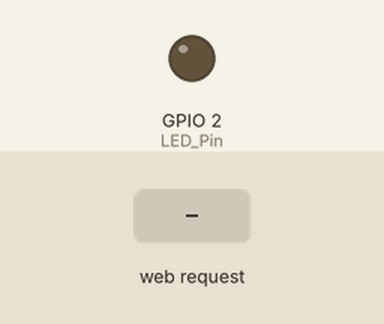
Simulated run of this sketch. Board: ESP8266 (NodeMCU). Shown: output pins drawn as LEDs (lit = HIGH). Inputs (shaded band) come from the test bench.

Above: at 1.2 s.
1.3 s: HTTP request GET /LEDON received
At 2.3 s:
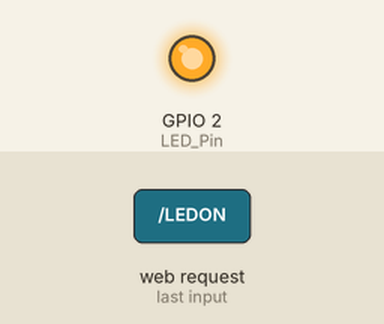
2.8 s: HTTP request GET /LEDOFF received
At 3.5 s:
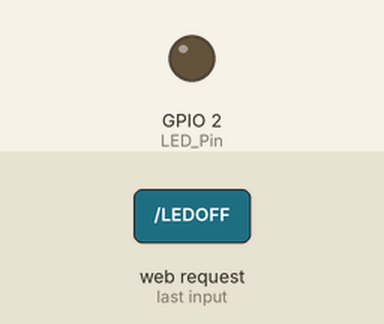
Timing chart, 0 to 5.8 s (numbered marks = the images above; inputs shaded):
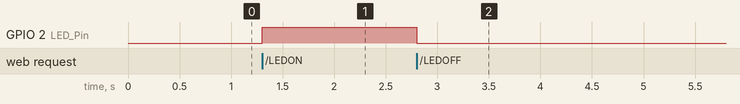

Measured:
- after the input at 1.3 s, GPIO 2 (LED_Pin): LOW → HIGH at once
- after the input at 2.8 s, GPIO 2 (LED_Pin): HIGH → LOW at once

The sketch:

ESP-01S_LEDl_AccessPoint_PM.ino
```cpp
/*
 * connect to the ESP8266 AP then
 * use web broswer to go to 192.168.4.1
 * Código adaptado por Pedro Matos
 * Access Point - Ligação directa PC/Mobile -to- ESP-01S
 */
#include <ESP8266WiFi.h>
const char WiFiPassword[] = ""; //para segurança colocar password
const char SSID_My[] = "LED_Esp-01S" ; //Nome da rede (access Point)
WiFiServer server(80);

//Construção da página
String header = "HTTP/1.1 200 OK\r\nContent-Type: text/html\r\n\r\n";
String html_1 = "<!DOCTYPE html><html><head><meta name='viewport' content='width=device-width, initial-scale=1.0'/><meta charset='utf-8'><style>body {font-size:140%;} #main {display: table; margin: auto;  padding: 0 10px 0 10px; } h2,{text-align:center; } .button { padding:10px 10px 10px 10px; width:100%;  background-color: #4CAF50; font-size: 120%;}</style><title>LED Controle</title></head><body><div id='main'><h2>LED Controle</h2>";
String html_LED = "";
String html_2 = "<form id='F1' action='LEDON'><input class='button' type='submit' value='LED ON' ></form><br>";
String html_3 = "<form id='F2' action='LEDOFF'><input class='button' type='submit' value='LED OFF' ></form><br>";
String html_4 = "<p>Pedro Matos</p>";
String html_5 = "</div></body></html>";
//Receber valores vindo da página
String request = "";
//Pin do Led
int LED_Pin = 2;

void setup()
{
    pinMode(LED_Pin, OUTPUT); //pin saida de voltagem
    //Cardenciais de autenticação
    boolean conn = WiFi.softAP(SSID_My, WiFiPassword);
    //inicio do servidor
    server.begin();
}
//Ciclo continuo
void loop()
{
    // Verificar se está connectado
    WiFiClient client = server.available();
    if (!client)  {  return;  }

    // Ler a primeira linha do request
    request = client.readStringUntil('\r');
    //Verifica na condição IF o valor vindo da página pelo request
    if       ( request.indexOf("LEDON") > 0 )  { digitalWrite(LED_Pin, HIGH);  }
    else if  ( request.indexOf("LEDOFF") > 0 ) { digitalWrite(LED_Pin, LOW);   }

    // Obter o status do LED e crie a mensagem de status do LED
    if (digitalRead(LED_Pin) == HIGH) { html_LED = "The LED is on<br><br>"; }
    else                              { html_LED = "The LED is off<br><br>"; }

    client.flush();
    //Constroi a página
    client.print( header );
    client.print( html_1 );
    client.print( html_LED );
    client.print( html_2 );
    client.print( html_3 );
    client.print( html_4 );
    client.print( html_5 );

    delay(5);
}
```
